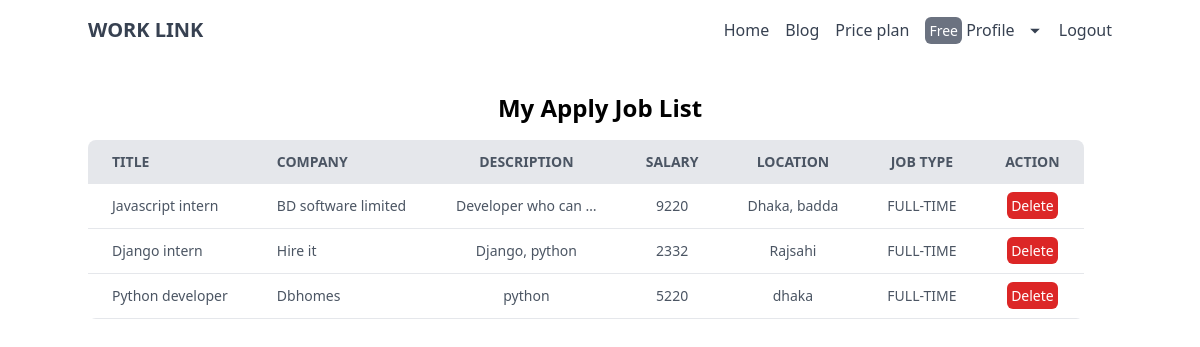
/apply_job_list/ (signed in), run on an earlier commit of the app's database.
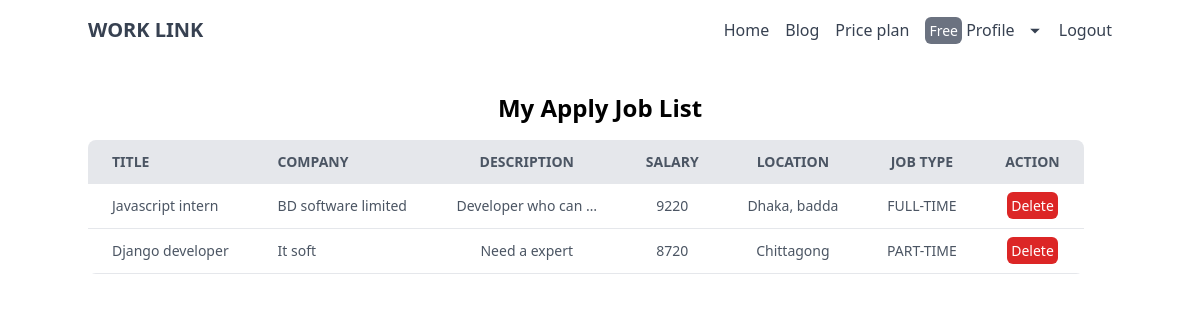
And on a later commit of the database.
### candidate/models.py (models this page shows)
class MyAppliedJobModel(models.Model):
    user = models.ForeignKey(User, on_delete=models.CASCADE)
    candidate = models.ForeignKey(CandidateModel, on_delete=models.CASCADE)
    jobPost = models.ForeignKey(JobPostModel, on_delete=models.CASCADE)

### dashboard/models.py (models this page shows, shortened)
class JobPostModel(models.Model):
    user = models.ForeignKey(User, on_delete=models.CASCADE)
    title = models.CharField(max_length=50)
    company = models.CharField(max_length=50, unique=True)
    location = models.CharField(max_length=50)
    job_type = models.CharField(choices=JOB_TYPE, max_length=50)
    salary = models.IntegerField()
    description = models.TextField(max_length=100)
    publish_date = models.DateTimeField(auto_now_add=True)

### candidate/views.py (the view)
# urls.py: path('apply_job_list/', views.apply_job_list, name='apply_job_list'),
def apply_job_list(request):
    my_job_list = MyAppliedJobModel.objects.filter(user = request.user)
    return render(request, 'candidate/apply_job_list.html', {'data': my_job_list})

### accounts/context_processors.py (called while the page is built)
def register_info(request):
    if not isinstance(request.user, AnonymousUser):
        try:
            register_info = RegisterInfoModel.objects.get(user=request.user)
        except RegisterInfoModel.DoesNotExist:
            register_info = None
        return {'register_info': register_info}
    else:
        return {'register_info': None}

### price_plan/context_processors.py (called while the page is built)
def payment_info(request):
    try:
        payment_info = PricePlanModel.objects.get(user = request.user)
    except:
        payment_info = None
    return {'payment_info': payment_info}

### candidate/templates/candidate/apply_job_list.html (shortened to what this page needs)
{% extends "base.html" %}
{% block content %}
    <div>
        <h3 class="text-2xl text-center font-bold mt-8">My Apply Job List</h3>
        <div class="container pr-7 mt-4 m-full mx-auto">
    <table class="min-w-full mx-auto bg-white rounded-lg overflow-hidden">
      <thead class="bg-gray-200 uppercase text-sm text-gray-600">
        <tr>
          <th class="py-3 px-6 text-left">Title</th>
          <th class="py-3 px-6 text-left">Company</th>
          <th class="py-3 px-6">Description</th>
          <th class="py-3 px-6 text-center">Salary</th>
          <th class="py-3 px-6 text-center">Location</th>
          <th class="py-3 px-6 text-center">Job type</th>
          <th class="py-3 px-6 text-center">Action</th>
        </tr>
      </thead>
      <tbody class="text-gray-600 text-sm font-light">
        {% for item in data %}
        <tr class="border-b border-gray-200 hover:bg-gray-100">
          <td class="py-3 px-6 text-left">{{item.jobPost.title}}</td>
          <td class="py-3 px-6 text-left">{{item.jobPost.company}}</td>
          <td class="py-3 px-6 text-center">
            {{item.jobPost.description|truncatewords:3}}
          </td>
          <td class="py-3 px-6 text-center">{{item.jobPost.salary}}</td>
          <td class="py-3 px-6 text-center">{{item.jobPost.location}}</td>
          <td class="py-3 px-6 text-center">{{item.jobPost.job_type}}</td>
          <td class="text-center">
            <a href="{% url 'delete_apply_job' item.id %}" class="text-white bg-red-600 rounded-md p-1">Delete</a>
          </td>
        </tr>
        {% endfor %}
      </tbody>
    </table>
  </div>
    </div>
{% endblock content %}

What changed in the data, as far as the page shows it:
removed MyAppliedJobModel: jobPost "Django intern", jobPost.company "Hire it", jobPost.description "Django, python", jobPost.salary "2332", jobPost.location "Rajsahi", jobPost.job_type "FULL-TIME"
removed MyAppliedJobModel: jobPost "Python developer", jobPost.company "Dbhomes", jobPost.description "python", jobPost.salary "5220", jobPost.location "dhaka", jobPost.job_type "FULL-TIME"
added MyAppliedJobModel: jobPost "Django developer", jobPost.company "It soft", jobPost.description "Need a expert", jobPost.salary "8720", jobPost.location "Chittagong", jobPost.job_type "PART-TIME"
